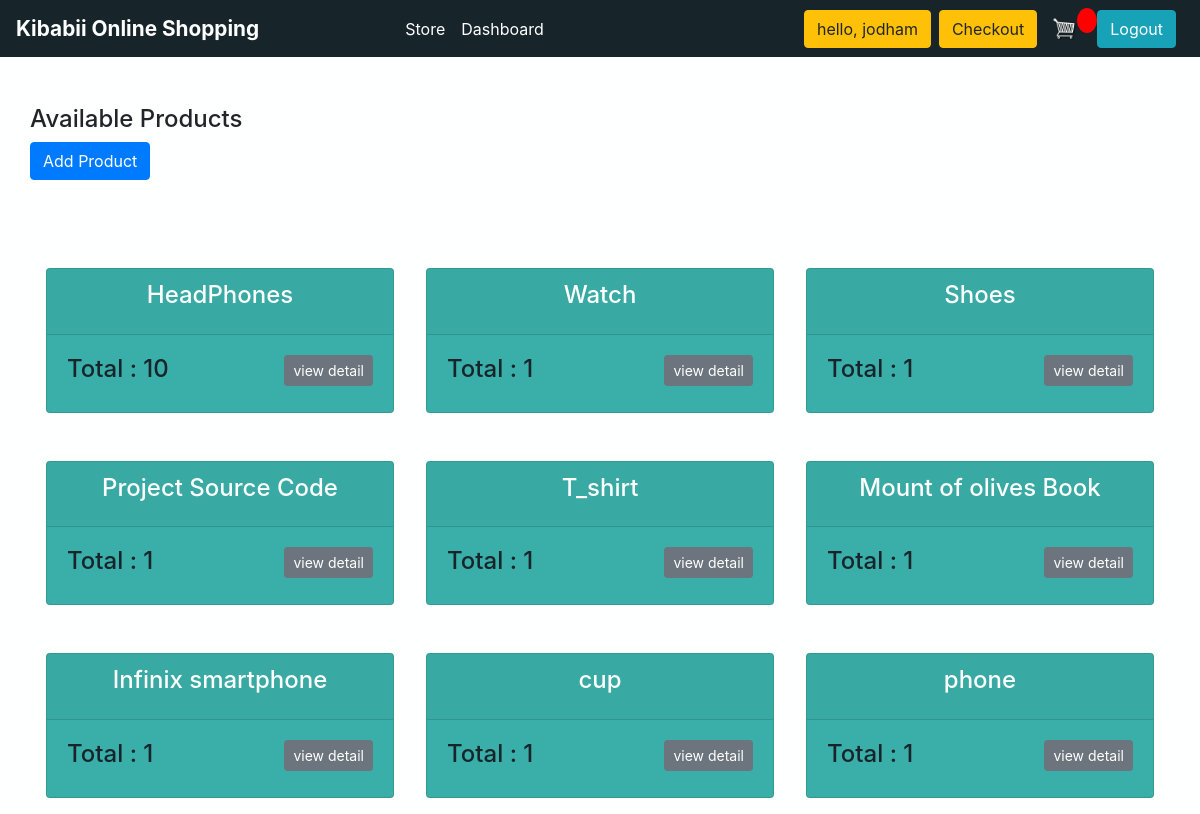
The page /dashboard/ (signed in) on the database its author committed.
### myapp/models.py (models this page shows, shortened)
class Product(models.Model):
    name = models.CharField(max_length=200, null=True)
    price = models.DecimalField(max_digits=7, decimal_places=2)
    digital = models.BooleanField(default=False, null=True, blank=False)
    quantity = models.IntegerField(default='1', max_length=6, null=True)
    status = models.CharField(default='in stock', max_length=10, null=True)
    image = models.ImageField(null=True)

### myapp/views.py (the view)
# urls.py: path('dashboard/', views.AdminDashoard, name='dashboard'),
def AdminDashoard(request):
    template_name = 'dashboard.html'
    products = Product.objects.all()
    context = {'products': products}
    return render(request, template_name, context)

### myapp/templates/dashboard.html
{% extends 'store/base.html'%}
{% load static %}
{% block content %}
 <div class="row">
    <div class="py-5">
        <label class="h4">Available Products</label>
        <p class="h3"><a href="{%url 'createnewproduct'%}" class="btn btn-primary">Add Product</a></p>
    </div>
    </div>
<div class="row">
{% for product in products %}
       <div class="col-sm-4 mt-3 p-3">
            <div class="card mycard">
                <div class="card-header">
                <div class="card-title mytitle h4 text-center">{{product.name}}</div>
                </div>
                <div class="card-body">
                    <label class="mylabel h4">Total : {{product.quantity}}</label>
                     <a href="{%url 'detailview' product.id%}" class="btn btn-secondary btn-sm mb-1 float-right">view detail</a>
                </div>
            </div>
        </div>
{% endfor %}
</div>
{% endblock content %}

### myapp/templates/store/assets/navbar.html (shortened to what this page needs)
{% load static %}
<nav class="navbar navbar-expand-lg navbar-dark bg-dark">
  <a class="navbar-brand" href="{%url 'store'%}">Kibabii Online Shopping</a>
    <div class="collapse navbar-collapse" id="navbarSupportedContent">
        <ul class="navbar-nav mr-auto mb-2 mb-lg-0">
          <li class="nav-item">
            <a class="nav-link text-white" href="{%url 'store'%}">Store</a>
          </li>
          {%if request.user.is_staff%}
            <li class="nav-item">
            <a class="nav-link text-white" href="{%url 'dashboard'%}">Dashboard</a>
          </li>
          {%endif%}
        </ul>
      <div class="form-inline ml-auto my-2 my-lg-0">
      {%if user.is_authenticated%}
         <a href="#" class="btn ml-2 btn-warning">hello, {{user.username}}</a>
        <a href="{% url 'checkout' %}" class="btn ml-2 btn-warning">Checkout</a>
        <a href="{%url 'cart'%}">
          <img id="cart-icon" src="{%static 'images/cart.png'%}">
        </a>
        <p id="cart-total">{{cartItems}}</p>
        <a href="{%url 'logout'%}" class="btn mr-2 btn-info">Logout</a>
        {%else%}
          <a href="{% url 'register' %}" class="btn btn-info">Register</a>
        <a href="{% url 'login' %}" class="btn ml-2 btn-info">Login</a>
        {%endif%}
      </div>
    </div>
</nav>

### static/css/main.css (style rules this page uses)
.bg-dark { background-color: #4f868c!important; }
#cart-icon { width:25px; display: inline-block; margin-left: 15px; }
#cart-total { display: block; text-align: center; color:#fff; background-color: red; width: 20px; height: 25px; border-radius: 50%; font-size: 14px; }
.btn { border-radius: 0; }

### static/style.css (style rules this page uses)
body { background-color: #FEFFFF !important; }
.navbar { background-color: #17252A !important; }
.navbar .navbar-brand { color: #fff; font-weight: bolder; font-size: 1.3em; }
.navbar .navbar-nav { margin: 0 auto; }
.navbar .nav-item a { color: #fff !important; }
.mycard { background-color: #3AAFA9; }
.mytitle { color: #FEFFFF; }
.mylabel { color: #17252A; }

### rows shown on the page
Product: name "HeadPhones", quantity "10"
Product: name "Watch", quantity "1"
Product: name "Shoes", quantity "1"
Product: name "Project Source Code", quantity "1"
Product: name "T_shirt", quantity "1"
Product: name "Mount of olives Book", quantity "1"
Product: name "Infinix smartphone", quantity "1"
Product: name "cup", quantity "1"
Product: name "phone", quantity "1"

### other values the page prints
{{ user.username }} "jodham"
